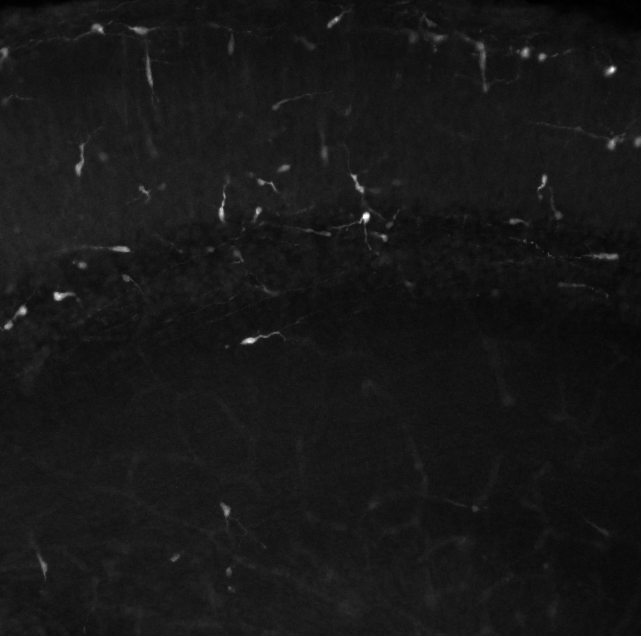
%> input picture Lim2018/Figures_codes/Matlab_scripts/Fig1_5/Fig5-MZ_SVZ_Mafb_e16_quant/Mafb_e16/crop-161015-M83-B2-HO/161015-m83_b2_s002.tif, 641 x 636 px
$ octave sst_mafb_e16.m   (GNU Octave 9; MATLAB toolbox functions it lacks are replaced by stand-ins)
%> lines starting %> are read from the running program, lines starting %| are printed output that depends on the picture; in (x1, y1, x2, y2) boxes, pixels count from 0 and x2, y2 are one past the last pixel; in counts of white or black regions, pixels touching at a corner belong together; the program's own positions count from 1
### Lim2018/Figures_codes/Matlab_scripts/Fig1_5/Fig1-Mzquant/E14 and 16_vgat/thresh_tool.m
function [level,bw] = thresh_tool(im,cmap,defaultLevel) %mainfunction
%THRESH_TOOL  Interactively select intensity level for image thresholding.
%   THRESH_TOOL launches a GUI (graphical user interface) for thresholding
%   an intensity input image, IM. IM is displayed in the top left corner. A
%   colorbar and IM's histogram are displayed on the bottom. A line on the
%   histogram indicates the current threshold level. A binary image is
%   displayed in the top right based on the selected level.  To change the
%   level, click and drag the line. The output image updates automatically.
%
%   There are two ways to use this tool.
%
%Mode 1 - nonblocking behavior:
%   THRESH_TOOL(IM) launches GUI tool.  You can continue using the MATLAB
%   Desktop.  Since no results are needed, the function does not block
%   execution of other commands.
%
%   THRESH_TOOL(IM,CMAP) allows the user to specify the colormap, CMAP.  If
%   not specified, the default colormap is used.
%
%   THRESH_TOOL(IM,CMAP,DEFAULTLEVEL) allows the user to specify the
%   default threshold level. If not specified, DEFAULTLEVEL is determined
%   by GRAYTHRESH. Valid values for DEFAULTLEVEL must be consistent with
%   the data type of IM for integer intensity images: uint8 [0,255], uint16
%   [0,65535], int16 [-32768,32767].
%
%   Example
%       x = imread('rice.png');
%       thresh_tool(x)          %no return value, so MATLAB keeps running
%
%Mode 2 - blocking behavior:
%   LEVEL = THRESH_TOOL(...) returns the user selected level, LEVEL, and
%   MATLAB waits for the result before proceeding.  This blocking behavior
%   mode allows the tool to be inserted into an image processing algorithm
%   to support an automated workflow.
%
%   [LEVEL,BW] = THRESH_TOOL(...) also returns the thresholded binary
%   output image, BW.
%
%   Example
%       x = imread('rice.png');
%       lev = thresh_tool(x)    %MATLAB waits for GUI tool to finish
%
%See also COLORMAP, GRAYTHRESH, IM2BW.

%defensive programming
error(nargchk(1,3,nargin))
error(nargoutchk(0,2,nargout))

%validate defaultLevel within range
if nargin>2 %uer specified DEFAULTLEVEL
  dataType = class(im);
  switch dataType
    case 'uint8','uint16','int16'
      if defaultLevel<intmin(dataType) | defaultLevel>intmax(dataType)
        error(['Specified DEFAULTLEVEL outside class range for ' dataType])
      elseif defaultLevel<min(im(:)) | defaultLevel>max(im(:))
        error('Specified DEFAULTLEVEL outside data range for IM')
      end
    case 'double','single'
      %okay, do nothing
    otherwise
      error(['Unsupport image type ' dataType])
  end %switch
end

max_colors=1000;    %practical limit

%calculate bins centers
color_range = double(limits(im));
if isa(im,'uint8') %special case [0 255]
  color_range = [0 255];
  num_colors = 256;
  di = 1;
elseif isinteger(im)
  %try direct indices first
  num_colors = diff(color_range)+1;
  if num_colors<max_colors %okay
    di = 1;                                 %inherent bins
  else %too many levels
    num_colors = max_colors;                %practical limit
    di = diff(color_range)/(num_colors-1);
  end
else %noninteger
  %try infering discrete resolution first (intensities often quantized)
  di = min(diff(sort(unique(im(:)))));
  num_colors = round(diff(color_range)/di)+1;
  if num_colors>max_colors %too many levels
    num_colors = max_colors;                %practical limit
    di = diff(color_range)/(num_colors-1);
  end
end
bin_ctrs = [color_range(1):di:color_range(2)];
FmtSpec = ['%.' num2str(ceil(-log10(di))) 'f'];

%new figure - interactive GUI tool for level segmenting
h_fig = figure; bigsize;
set(h_fig,'ToolBar','Figure')
if nargin>1 && isstr(cmap) && strmatch(lower(cmap),'gray')
  full_map = gray(num_colors);
elseif nargin>1 && isnumeric(cmap) && length(size(cmap))==2 && size(cmap,2)==3
  full_map = cmap;
else
  full_map = jet(num_colors);
end
setappdata(h_fig,'im',im)
setappdata(h_fig,'FmtSpec',FmtSpec)

%top left - input image
h_ax1 = axes('unit','norm','pos',[0.05 0.35 0.4 0.60]);
rgb = im2rgb(im,full_map);
  % [9 lines left out: function im2rgb, not called in this run]

image(rgb), axis image
%subimage(im,full_map)
axis off, title('Input Image')

%top right - segmented (eventually)
h_ax2 = axes('unit','norm','pos',[0.55 0.35 0.4 0.60]);
axis off
setappdata(h_fig,'h_ax2',h_ax2)

%next to bottom - intensity distribution
h_hist = axes('unit','norm','pos',[0.05 0.1 0.9 0.2]);
n = hist(double(im(:)),bin_ctrs);
bar(bin_ctrs,n)
axis([color_range limits(n(2:end-1))]) %ignore saturated end scaling
set(h_hist,'xtick',[],'ytick',[])
title('Intensity Distribution')

%very bottom - colorbar
h_cbar = axes('unit','norm','pos',[0.05 0.05 0.9 0.05],'tag','thresh_tool_cbar');
subimage(color_range,[0.5 1.5],1:num_colors,full_map)
set(h_cbar,'ytick',[],'xlim',color_range)
axis normal

v=version;
if str2num(v(1:3))>=7
  %link top axes (pan & zoom)
  linkaxes([h_ax1 h_ax2])
  %link bottom axes (X only - pan & zoom)
  linkaxes([h_hist h_cbar],'x')
end

%colorbar tick locations
set(h_cbar,'xtick',color_range)

%threshold level - initial guess (graythresh)
if nargin>2 %user specified default level
  my_level = defaultLevel;
else %graythresh default
  lo = double(color_range(1));
  hi = double(color_range(2));
  norm_im = (double(im)-lo)/(hi-lo);
  norm_level = graythresh(norm_im); %GRAYTHRESH assumes DOUBLE range [0,1]
  my_level = norm_level*(hi-lo)+lo;
end

%display level as vertical line
axes(h_hist)
h_lev = vline(my_level,'-');
set(h_lev,'LineWidth',2,'color',0.5*[1 1 1],'UserData',my_level)
setappdata(h_fig,'h_lev',h_lev)

%attach draggable behavior for user to change level
move_vline(h_lev,@update_plot);

axes(h_cbar)
y_lim = get(h_cbar,'ylim');

% PLACE TEXT LOCATION ON COLORBAR (Laurens)
%h_text = text(my_level,mean(y_lim),num2str(round(my_level)));
h_text = text(my_level,mean(y_lim),'dummy','HorizontalAlignment','Center');
if nargin<2
  text_color = 0.5*[1 1 1];
else
  text_color = 'm';
end
set(h_text,'FontWeight','Bold','color',text_color,'Tag','cbar_text')
movex_text(h_text,my_level)
%%%%%%%%%%%%%%%%%%%%%%%%

%segmented image
bw = im>my_level;
axes(h_ax2)
hold on
subimage(bw), axis off, axis ij
hold off
title('Segmented')

update_plot

%add reset button (resort to initial guess)
h_reset = uicontrol('unit','norm','pos',[0.0 0.95 .1 .05]);
set(h_reset,'string','Reset','callback',@ResetOriginalLevel)

if nargout>0 %return result(s)
  h_done = uicontrol('unit','norm','pos',[0.9 0.95 0.1 0.05]);
  set(h_done,'string','Done','callback','delete(gcbo)') %better
  %inspect(h_fig)
  set(h_fig,'WindowStyle','modal')
  waitfor(h_done)
  if ishandle(h_fig)
    h_lev = getappdata(gcf,'h_lev');
    level = mean(get(h_lev,'xdata'));
    if nargout>1
      h_im2 = findobj(h_ax2,'type','image');
      bw = logical(rgb2gray(get(h_im2,'cdata')));
    end
    delete(h_fig)
  else
    warning('THRESHTOOL:UserAborted','User Aborted - no return value')
    level = [];
  end
end

end %thresh_tool (mainfunction)


% [21 lines left out: functions ResetOriginalLevel, update_plot, not called in this run]


%function rgbsubimage(im,map), error('DISABLED')


%----------------------------------------------------------------------
function move_vline(handle,DoneFcn) %subfunction
%MOVE_VLINE implements horizontal movement of line.
%
%  Example:
%    plot(sin(0:0.1:pi))
%    h=vline(1);
%    move_vline(h)
%
%Note: This tools strictly requires MOVEX_TEXT, and isn't much good
%      without VLINE by Brandon Kuczenski, available at MATLAB Central.
%<http://www.mathworks.com/matlabcentral/fileexchange/loadFile.do?objectId=1039&objectType=file>

% This seems to lock the axes position
set(gcf,'Nextplot','Replace')
set(gcf,'DoubleBuffer','on')

h_ax=get(handle,'parent');
h_fig=get(h_ax,'parent');
setappdata(h_fig,'h_vline',handle)
if nargin<2, DoneFcn=[]; end
setappdata(h_fig,'DoneFcn',DoneFcn)
set(handle,'ButtonDownFcn',@DownFcn)

  % [30 lines left out: functions DownFcn, UpFcn, MoveFcn, not called in this run]

end %move_vline(subfunction)


%----------------------------------------------------------------------
function [x,y] = limits(a) %subfunction
% LIMITS returns min & max values of matrix; else scalar value.
%
%   [lo,hi]=LIMITS(a) returns LOw and HIgh values respectively.
%
%   lim=LIMITS(a) returns 1x2 result, where lim = [lo hi] values

if nargin~=1 | nargout>2 %bogus syntax
  error('usage: [lo,hi]=limits(a)')
end

siz=size(a);

if prod(siz)==1 %scalar
  result=a;                         % value
else %matrix
  result=[min(a(:)) max(a(:))];     % limits
end

if nargout==1 %composite result
  x=result;                         % 1x2 vector
elseif nargout==2 %separate results
  x=result(1);                      % two scalars
  y=result(2);
else %no result
  ans=result                        % display answer
end

end %limits (subfunction)


%----------------------------------------------------------------------
function movex_text(h_txt,x_pos) %subfunction
FmtSpec=getappdata(get(get(h_txt,'parent'),'parent'),'FmtSpec');
msg=sprintf(FmtSpec,x_pos);
pos=get(h_txt,'position');
pos(1)=x_pos;
set(h_txt,'Position',pos,'String',msg)
end %movex_text


%--------------------------------------------------------------------------------------------------------------
function hhh=vline(x,in1,in2) %subfunction
% function h=vline(x, linetype, label)
%
% Draws a vertical line on the current axes at the location specified by 'x'.  Optional arguments are
% 'linetype' (default is 'r:') and 'label', which applies a text label to the graph near the line.  The
% label appears in the same color as the line.
%
% The line is held on the current axes, and after plotting the line, the function returns the axes to
% its prior hold state.
%
% The HandleVisibility property of the line object is set to "off", so not only does it not appear on
% legends, but it is not findable by using findobj.  Specifying an output argument causes the function to
% return a handle to the line, so it can be manipulated or deleted.  Also, the HandleVisibility can be
% overridden by setting the root's ShowHiddenHandles property to on.
%
% h = vline(42,'g','The Answer')
%
% returns a handle to a green vertical line on the current axes at x=42, and creates a text object on
% the current axes, close to the line, which reads "The Answer".
%
% vline also supports vector inputs to draw multiple lines at once.  For example,
%
% vline([4 8 12],{'g','r','b'},{'l1','lab2','LABELC'})
%
% draws three lines with the appropriate labels and colors.
%
% By Brandon Kuczenski for Kensington Labs.
% brandon_kuczenski@kensingtonlabs.com
% 8 November 2001

% Downloaded 8/7/03 from MATLAB Central
% http://www.mathworks.com/matlabcentral/fileexchange/loadFile.do?objectId=1039&objectType=file

if length(x)>1  % vector input
    for I=1:length(x)
        switch nargin
        case 1
            linetype='r:';
            label='';
        case 2
            if ~iscell(in1)
                in1={in1};
            end
            if I>length(in1)
                linetype=in1{end};
            else
                linetype=in1{I};
            end
            label='';
        case 3
            if ~iscell(in1)
                in1={in1};
            end
            if ~iscell(in2)
                in2={in2};
            end
            if I>length(in1)
                linetype=in1{end};
            else
                linetype=in1{I};
            end
            if I>length(in2)
                label=in2{end};
            else
                label=in2{I};
            end
        end
        h(I)=vline(x(I),linetype,label);
    end
else
    switch nargin
    case 1
        linetype='r:';
        label='';
    case 2
        linetype=in1;
        label='';
    case 3
        linetype=in1;
        label=in2;
    end


    g=ishold(gca);
    hold on

    y=get(gca,'ylim');
    h=plot([x x],y,linetype);
    if length(label)
        xx=get(gca,'xlim');
        xrange=xx(2)-xx(1);
        xunit=(x-xx(1))/xrange;
        if xunit<0.8
            text(x+0.01*xrange,y(1)+0.1*(y(2)-y(1)),label,'color',get(h,'color'))
        else
            text(x-.05*xrange,y(1)+0.1*(y(2)-y(1)),label,'color',get(h,'color'))
        end
    end

    if g==0
    hold off
    end
    set(h,'tag','vline','handlevisibility','off')
end % else

if nargout
    hhh=h;
end

end %vline (subfunction)

### Lim2018/Figures_codes/Matlab_scripts/Fig1_5/Fig1-Mzquant/E14 and 16_vgat/im2rgb.m
  function rgb = im2rgb(im,full_map); %nested
    %coerce intensities into gray range [0,1]
    gray = imadjust(im,[],[0 1]);
    %generate indexed image
    num_colors = size(full_map,1);
    ind = gray2ind(gray,num_colors);
    %convert indexed image to RGB
    rgb = ind2rgb(ind,full_map);
  end %im2rgb

### Lim2018/Figures_codes/Matlab_scripts/Fig1_5/Fig5-MZ_SVZ_Mafb_e16_quant/Mafb_e16/bigsize.m
function bigsize(fig)
% MAXIMIZE Size a window to fill the entire screen.
%
% maximize(HANDLE fig)
%  Will size the window with handle fig such that it fills the entire screen.
%

% Modification History
% ??/??/2001  WHF  Created.
% 04/17/2003  WHF  Found 'outerposition' undocumented feature.
%

% Original author: Bill Finger, Creare Inc.
% Free for redistribution as long as credit comments are preserved.
%

if nargin==0, fig=gcf; end

units=get(fig,'units');
set(fig,'units','pixel','outerposition',[744 299 1134 751]);
set(fig,'units',units);

% Old way:
% These are magic numbers which are probably system dependent.
%dim=get(0,'ScreenSize')-[0 -5 0 72];

%set(fig,'Position',dim);

### Lim2018/Figures_codes/Matlab_scripts/Fig1_5/Fig5-MZ_SVZ_Mafb_e16_quant/Mafb_e16/sst_mafb_e16.m
%Mafb fl/fl analyses with SST:RCE

close all, clear all;
imagename = '161015-m83_b2_s002'; %define the root of your file here
Brainno = 'A161015-m83-B2'; %define the root of your file here
Age = 'E16.5';
Genotype = 'Mafb+/+::SSTcre';
px = 0.9775; % writing pixel/micro conversition here
px = px^2;
%Level1 = 0.03;


%name the files you are interested in analyzing
s = struct('inputfile', {strcat(imagename, '.tif')}, 'outputfile', strcat(imagename, '_Mafb.csv'));
se1 = strel('line', 10, 0);
se1b = strel('line', 10, 40);
se2 = strel('disk', 1, 8);
se5 = strel(ones(1,1));
se3 = strel('disk', 2, 8);
se4 = strel ('disk',4);

% read images and background subtract
Ich1 = imread(s(1).inputfile, 1); %channel reporter staining
%> Ich1 is the input picture: size 636x641 uint16; min 340, max 16383, mean 1835.5
bkg1 = mean(mode ((double(Ich1))));
%> bkg1 = 1670.5
Ich1_s = Ich1 - bkg1;
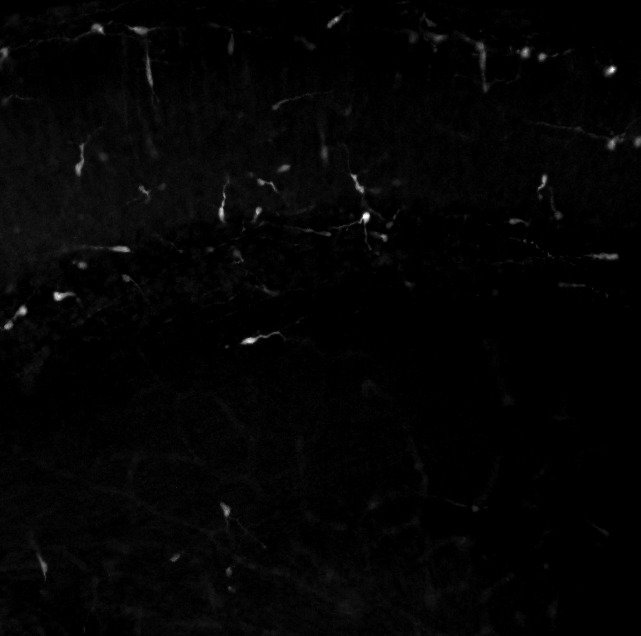
%> Ich1_s: size 636x641 uint16; min 0, max 14712, mean 247.2; drawn with min black and max white

%defining MZ index
[r , c] = size (Ich1);
r = int16(r);
Imz = round(r*0.2);


%ch1 image segmentation, reporter channel
Ich1_ed = imerode (Ich1_s, se3);
Ich1_ed = imdilate (Ich1_ed, se3);
Ich1_ed_d = imreconstruct (Ich1_ed, Ich1_s);
c1_fgm = imregionalmax(Ich1_ed_d);
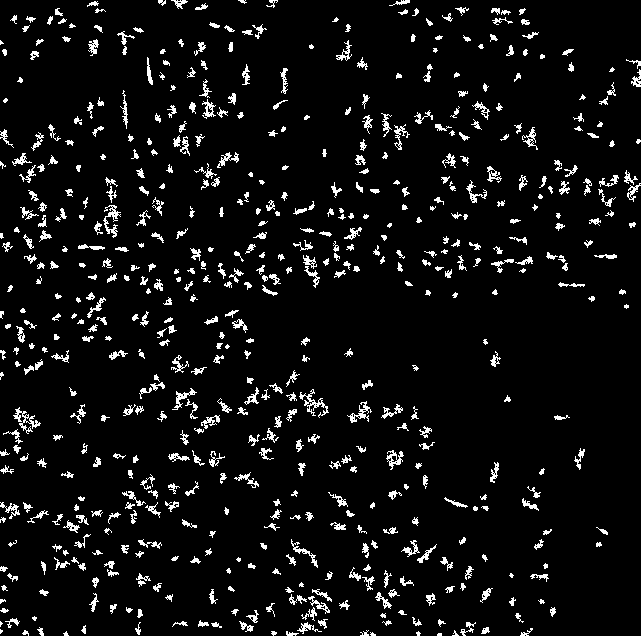
%> c1_fgm: size 636x641 logical; 6.3% white in thin lines or dots
c1_fgm = imfill(c1_fgm, 'holes');
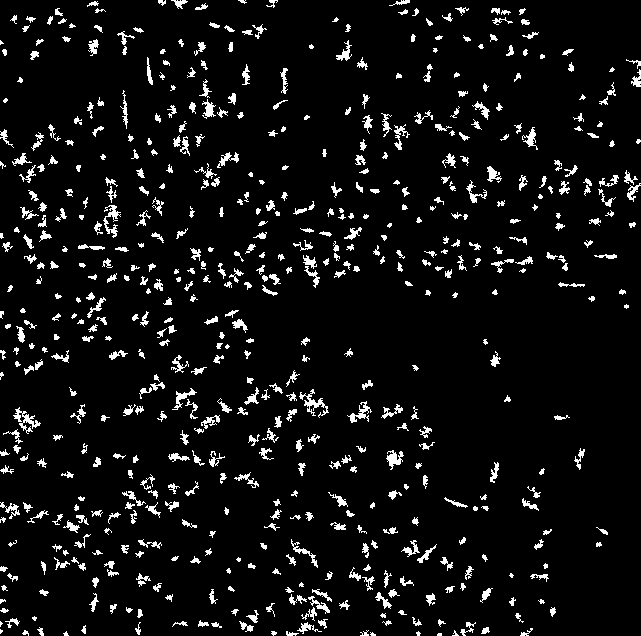
%> c1_fgm: size 636x641 logical; 6.5% white; 598 white regions (40 under 20 px), largest, box (x1, y1, x2, y2) and area: (299, 389, 329, 418) 244, (13, 407, 41, 434) 239, (103, 205, 121, 238) 220
c1_fgm2 = bwareaopen (c1_fgm, 400);
%> c1_fgm2: size 636x641 logical; every value is 0
c1_fgm = c1_fgm - c1_fgm2;
[~, bw_ch1] = thresh_tool(Ich1_s);
%> in limits, `result=[min(a(:)) max(a(:))];`: result = [0 14712]
%> in thresh_tool, `num_colors = diff(color_range)+1;`: num_colors = 14713
%> in thresh_tool, `di = diff(color_range)/(num_colors-1);`: di = 14.73
%> in thresh_tool, `bin_ctrs = [color_range(1):di:color_range(2)];`: bin_ctrs = 1000 values from 0 to 14712
%> in thresh_tool, `FmtSpec = ['%.' num2str(ceil(-log10(di))) 'f'];`: FmtSpec = '%.-1f'
%> in im2rgb, `rgb = ind2rgb(ind,full_map);`:
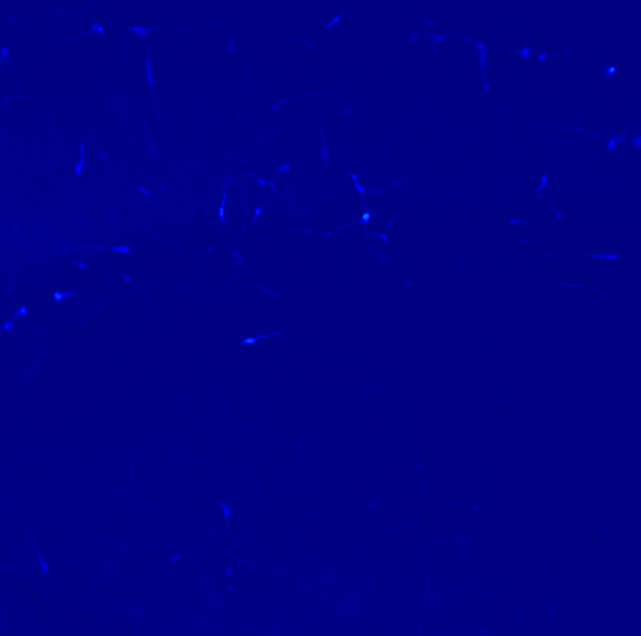
%> rgb: size 636x641x3 double; mean R, G, B 0, 7.59e-05, 0.519
%> in thresh_tool, `n = hist(double(im(:)),bin_ctrs);`: n = 1000 values, max 150961 at index 1, min 0 at index 469, mean 407.7
%> in thresh_tool, `title('Intensity Distribution')`:
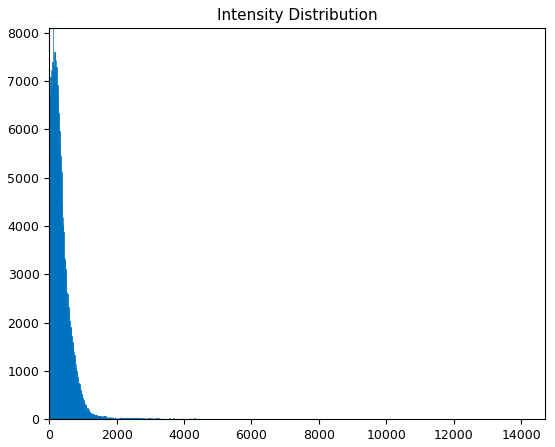
%> figure redrawn from the program's plot data; tallest bar 150961 high, from x = -5.89 to 5.89
%> in thresh_tool, `lo = double(color_range(1));`: lo = 0
%> in thresh_tool, `hi = double(color_range(2));`: hi = 14712
%> in thresh_tool, `norm_level = graythresh(norm_im);`: norm_level = 0.169
%> in thresh_tool, `my_level = norm_level*(hi-lo)+lo;`: my_level = 2480.8
%> in thresh_tool, `h_lev = vline(my_level,'-');`: h_lev = -41.28
%> in move_vline, `h_ax=get(handle,'parent');`: h_ax = -38.77
%> in move_vline, `h_fig=get(h_ax,'parent');`: h_fig = 1
%> in thresh_tool, `set(h_text,'FontWeight','Bold','color',text_color,'Tag','cbar_text')`:
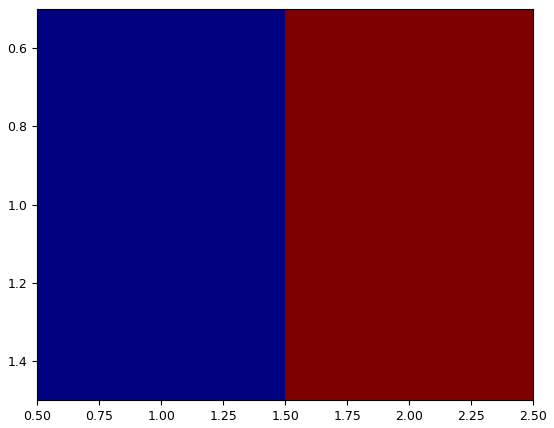
%> figure redrawn from the program's plot data
%> (the run ends here)

$ run again, with Lim2018/Figures_codes/Matlab_scripts/Fig1_5/Fig5-MZ_SVZ_Mafb_e16_quant/Mafb_e16/crop-161015-M83-B2-HO/161015-m83_b2_s004.tif copied over Lim2018/Figures_codes/Matlab_scripts/Fig1_5/Fig5-MZ_SVZ_Mafb_e16_quant/Mafb_e16/crop-161015-M83-B2-HO/161015-m83_b2_s002.tif
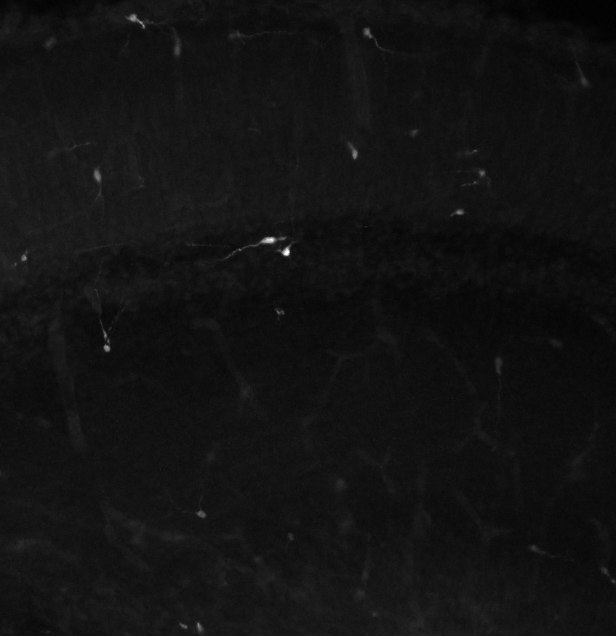
%> input picture Lim2018/Figures_codes/Matlab_scripts/Fig1_5/Fig5-MZ_SVZ_Mafb_e16_quant/Mafb_e16/crop-161015-M83-B2-HO/161015-m83_b2_s004.tif, 616 x 636 px
%> Ich1 is the input picture: size 636x616 uint16; min 309, max 16383, mean 1501.7
%> bkg1 = 1392.5
%> `c1_fgm = imfill(c1_fgm, 'holes');`:
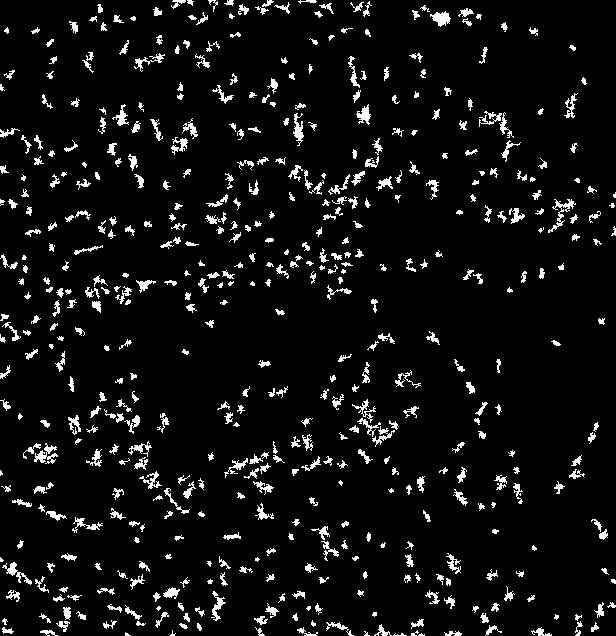
%> c1_fgm: size 636x616 logical; 6.3% white; 524 white regions (30 under 20 px), largest, box (x1, y1, x2, y2) and area: (548, 199, 576, 233) 219, (34, 443, 58, 464) 217, (430, 11, 451, 27) 190
%> c1_fgm2: size 636x616 logical; every value is 0
%> result = [0 14990]
%> num_colors = 14991
%> di = 15.01
%> bin_ctrs = 1000 values from 0 to 14990
%> FmtSpec = '%.-1f'
%> n = 1000 values, max 158435 at index 1, min 0 at index 254, mean 391.8
%> in thresh_tool, `title('Intensity Distribution')`:
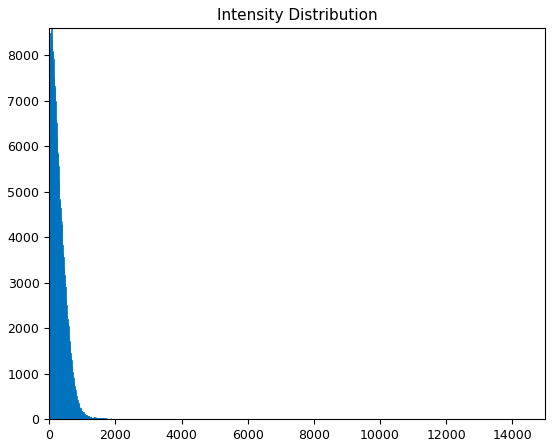
%> figure redrawn from the program's plot data; tallest bar 158435 high, from x = -6 to 6
%> lo = 0
%> hi = 14990
%> norm_level = 0.173
%> my_level = 2586.5
%> h_lev = -41.28
%> h_ax = -38.77
%> h_fig = 1
